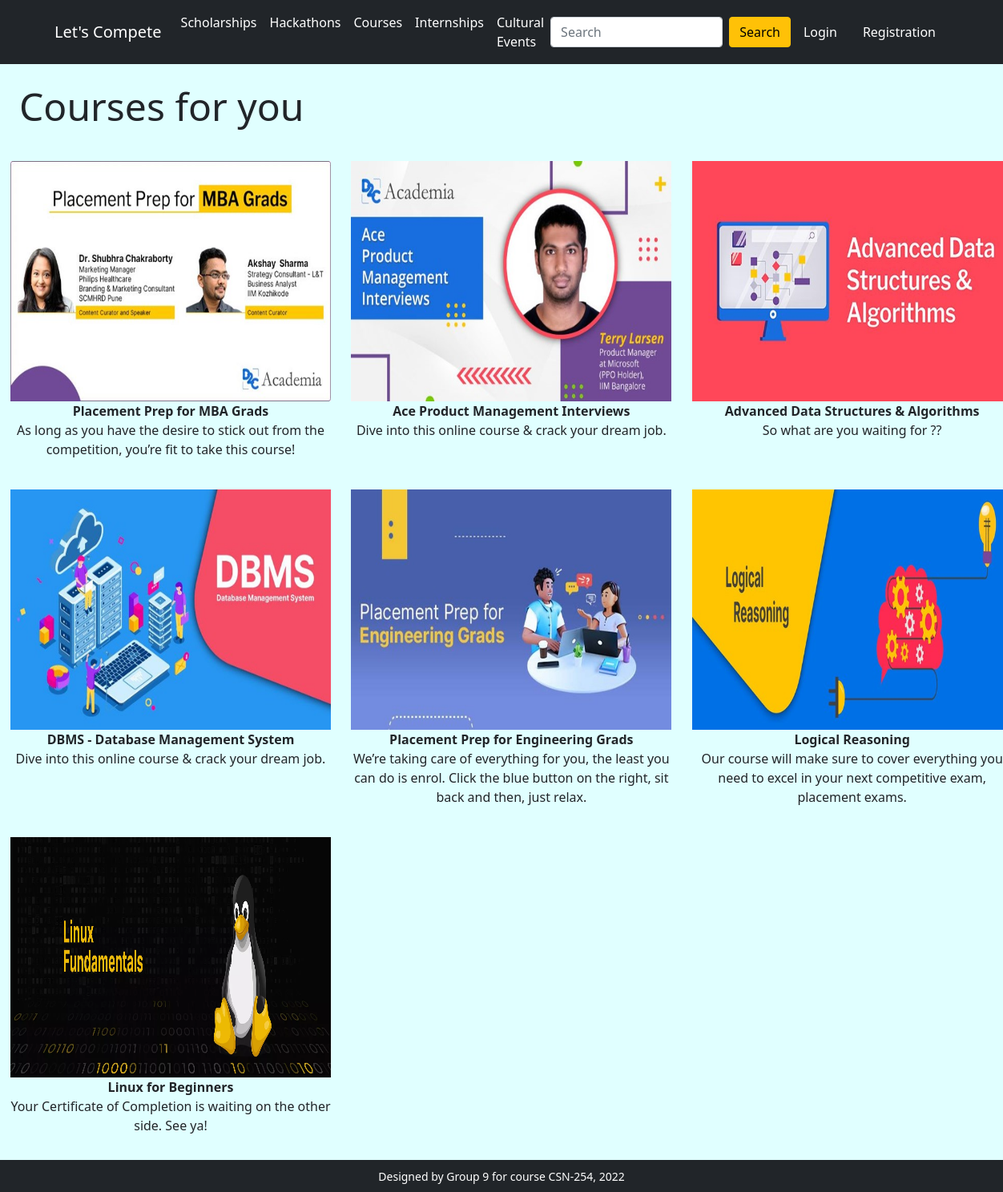
Page /courses/ on the committed database.
### app/models.py (models this page shows, shortened)
class Product(models.Model):
    title = models.CharField(max_length=100)
    description = models.TextField()
    mini_description = models.TextField()
    brand = models.CharField(max_length=100)
    category = models.CharField(choices=CATEGORY_CHOICES,max_length=2)
    product_image = models.ImageField(upload_to="productimg")
    eligibility = models.TextField()
    dateofevent = models.DateTimeField()

### app/views.py (the view)
# urls.py: path('courses/', views.Courses, name='courses'),
def Courses(request,data=None):
    if data == None:
        Courses = Product.objects.filter(category='C')
    return render(request, 'app/courses.html',{'Courses':Courses})

### app/templates/app/courses.html (shortened to what this page needs)
{% extends 'app/base.html' %}
{% load static %}
{% block main-content %}
<div class="mx-4 my-4">
   <h3 class="display-5">  <strong>Courses for you</strong></h3>
</div>
  <div class="col-sm">
   <div class="row">
    {% for product in Courses %}
     <div class="col-sm-4 text-center mb-4">
       <a href="{% url 'event-detail' product.id %}" class="btn">
        <div class = "item">
          <img src="{{product.product_image.url}}" height="300" width = "400">
          <div class="fw-bold">{{product.title}}</div>
          <div>{{product.mini_description}}</div>
        </div>
      </a>
     </div>
    {% endfor %}
   </div>
  </div>
{% endblock main-content %}

### app/templates/app/base.html (style rules this page uses)
body { background-color:#E0FFFF; }

### rows in the picture
Product: product_image (picture), title "Placement Prep for MBA Grads", mini_description "As long as you have the desire to stick out from the competition, you’re fit to take this course!"
Product: product_image (picture), title "Ace Product Management Interviews", mini_description "Dive into this online course & crack your dream job."
Product: product_image (picture), title "Advanced Data Structures & Algorithms", mini_description "So what are you waiting for ??"
Product: product_image (picture), title "DBMS - Database Management System", mini_description "Dive into this online course & crack your dream job."
Product: product_image (picture), title "Placement Prep for Engineering Grads", mini_description "We’re taking care of everything for you, the least you can do is enrol. Click the blue button on the right, sit back and then, just relax."
Product: product_image (picture), title "Logical Reasoning", mini_description "Our course will make sure to cover everything you need to excel in your next competitive exam, placement exams."
Product: product_image (picture), title "Linux for Beginners", mini_description "Your Certificate of Completion is waiting on the other side. See ya!"
